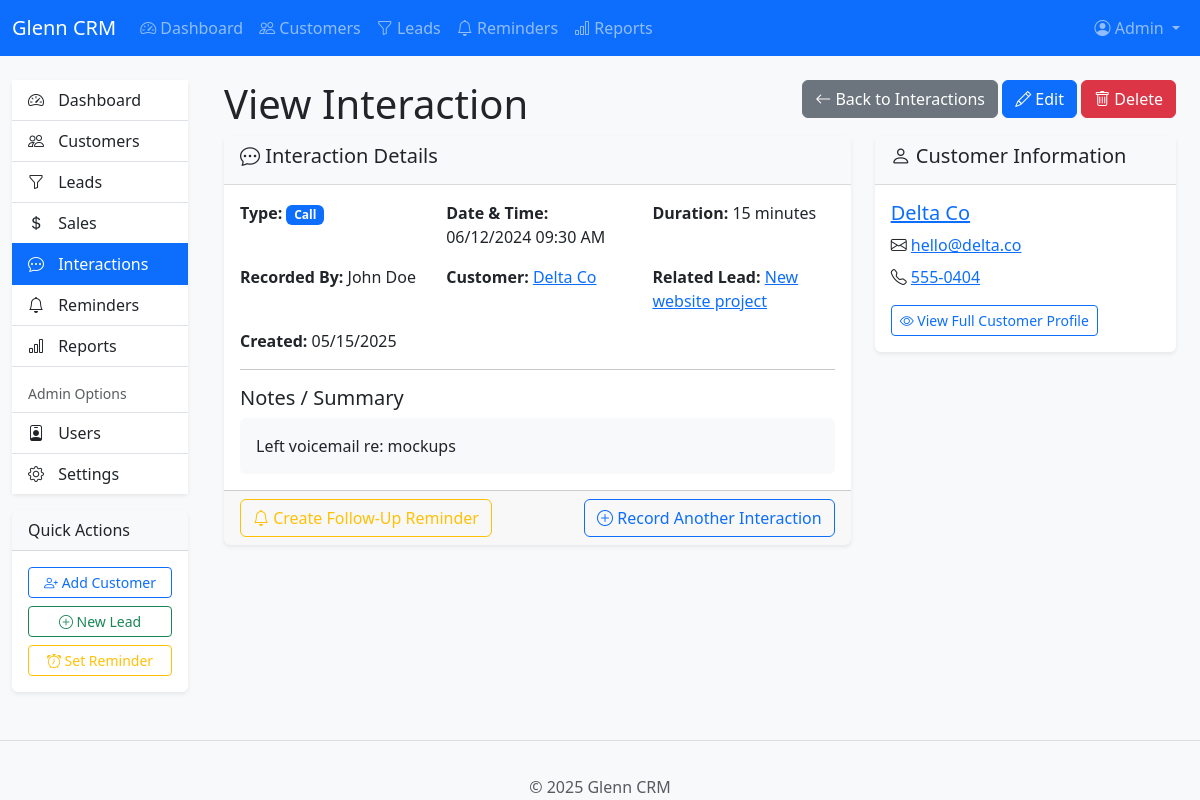
Screenshot of /glenncrm/index.php?page=interactions&action=view&id=6 (signed in) with the database file from the repository.
### tables this page shows
CREATE TABLE `settings` (
  `setting_id` int(11) NOT NULL,
  `setting_name` varchar(50) NOT NULL,
  `setting_value` text DEFAULT NULL,
  `setting_description` text DEFAULT NULL,
  `is_public` tinyint(1) DEFAULT 0,
  `updated_at` timestamp NOT NULL DEFAULT current_timestamp() ON UPDATE current_timestamp()
);

CREATE TABLE `interactions` (
  `interaction_id` int(11) NOT NULL,
  `lead_id` int(11) DEFAULT NULL,
  `customer_id` int(11) DEFAULT NULL,
  `user_id` int(11) NOT NULL,
  `interaction_type` enum('call','email','meeting','other') DEFAULT NULL,
  `interaction_date` datetime NOT NULL,
  `duration` int(11) DEFAULT NULL COMMENT 'Duration in minutes',
  `notes` text DEFAULT NULL,
  `created_at` timestamp NOT NULL DEFAULT current_timestamp()
);

CREATE TABLE `users` (
  `user_id` int(11) NOT NULL,
  `username` varchar(50) NOT NULL,
  `password_hash` varchar(255) NOT NULL,
  `email` varchar(100) NOT NULL,
  `first_name` varchar(50) NOT NULL,
  `last_name` varchar(50) NOT NULL,
  `role` enum('admin','user') DEFAULT 'user',
  `last_login` timestamp NULL DEFAULT NULL,
  `created_at` timestamp NOT NULL DEFAULT current_timestamp()
);

CREATE TABLE `customers` (
  `customer_id` int(11) NOT NULL,
  `name` varchar(100) NOT NULL,
  `email` varchar(100) DEFAULT NULL,
  `phone` varchar(20) DEFAULT NULL,
  `address` text DEFAULT NULL,
  `notes` text DEFAULT NULL,
  `status` enum('active','inactive','prospect') DEFAULT 'active',
  `assigned_to` int(11) DEFAULT NULL,
  `created_at` timestamp NOT NULL DEFAULT current_timestamp(),
  `updated_at` timestamp NULL DEFAULT NULL ON UPDATE current_timestamp()
);

CREATE TABLE `leads` (
  `lead_id` int(11) NOT NULL,
  `customer_id` int(11) DEFAULT NULL,
  `title` varchar(100) NOT NULL,
  `description` text DEFAULT NULL,
  `status` enum('new','contacted','qualified','proposal','negotiation','closed_won','closed_lost') DEFAULT 'new',
  `source` varchar(100) DEFAULT NULL,
  `value` decimal(10,2) DEFAULT 0.00,
  `expected_close_date` date DEFAULT NULL,
  `priority` enum('low','medium','high') DEFAULT 'medium',
  `assigned_to` int(11) DEFAULT NULL,
  `created_at` timestamp NOT NULL DEFAULT current_timestamp(),
  `updated_at` timestamp NULL DEFAULT NULL ON UPDATE current_timestamp()
);

### glenncrm/config/database.php (called while the page is built, shortened)
<?php
$conn = new mysqli(DB_HOST, DB_USER, DB_PASS, DB_NAME);
function get_setting($setting_name, $default = null) {
    global $conn;
    $stmt = $conn->prepare("SELECT setting_value FROM settings WHERE setting_name = ?");
    $stmt->bind_param("s", $setting_name);
    $stmt->execute();
    $result = $stmt->get_result();
    if ($result->num_rows > 0) {
        $row = $result->fetch_assoc();
        return $row['setting_value'];
    }
    return $default;
}
function sanitize_input($data) {
    $data = trim($data);
    $data = stripslashes($data);
    $data = htmlspecialchars($data);
    return $data;
}
?>

### glenncrm/includes/auth.php (called while the page is built, shortened)
<?php
function is_admin() {
    return isset($_SESSION['role']) && $_SESSION['role'] == 'admin';
}
?>

### glenncrm/includes/functions.php (called while the page is built, shortened)
<?php
function format_date($date, $format = DATE_FORMAT_SHORT) {
    try {
        $date_obj = new DateTime($date);
        return $date_obj->format($format);
    } catch (Exception $e) {
        return '';
    }
}
?>

### glenncrm/pages/interactions/view.php (the view, shortened to what this page needs)
<?php
$stmt = $conn->prepare("SELECT i.*, c.name as customer_name, c.customer_id, l.title as lead_title, l.lead_id,
                        u.first_name, u.last_name
                       FROM interactions i
                       LEFT JOIN customers c ON i.customer_id = c.customer_id
                       LEFT JOIN leads l ON i.lead_id = l.lead_id
                       LEFT JOIN users u ON i.user_id = u.user_id
                       WHERE i.interaction_id = ?");
$stmt->bind_param("i", $interaction_id);
$stmt->execute();
$result = $stmt->get_result();
$interaction = $result->fetch_assoc();
?>
<div class="content-header">
    <div class="container-fluid">
        <div class="row mb-2">
            <div class="col-sm-6">
                <h1 class="m-0">View Interaction</h1>
            </div>
            <div class="col-sm-6">
                <div class="float-end">
                    <a href="<?php echo BASE_URL; ?>/index.php?page=interactions" class="btn btn-secondary">
                        <i class="bi bi-arrow-left"></i> Back to Interactions
                    </a>
                    <a href="<?php echo BASE_URL; ?>/index.php?page=interactions&action=edit&id=<?php echo $interaction_id; ?>" class="btn btn-primary">
                        <i class="bi bi-pencil"></i> Edit
                    </a>
                    <?php if (is_admin()): ?>
                        <a href="<?php echo BASE_URL; ?>/index.php?page=interactions&action=delete&id=<?php echo $interaction_id; ?>" class="btn btn-danger confirm-delete">
                            <i class="bi bi-trash"></i> Delete
                        </a>
                    <?php endif; ?>
                </div>
            </div>
        </div>
    </div>
</div>
<section class="content">
    <div class="container-fluid">
        <div class="row">
            <div class="col-md-8">
                <div class="card">
                    <div class="card-header">
                        <h5 class="card-title">
                            <i class="bi bi-chat-dots"></i> Interaction Details
                        </h5>
                    </div>
                    <div class="card-body">
                        <div class="row mb-3">
                            <div class="col-md-4">
                                <strong>Type:</strong>
                                <span class="badge bg-<?php
                                    echo $interaction['interaction_type'] == 'call' ? 'primary' :
                                    ($interaction['interaction_type'] == 'email' ? 'info' :
                                    ($interaction['interaction_type'] == 'meeting' ? 'success' : 'secondary'));
                                ?>">
                                    <?php echo ucfirst($interaction['interaction_type']); ?>
                                </span>
                            </div>
                            <div class="col-md-4">
                                <strong>Date & Time:</strong>
                                <?php echo format_date($interaction['interaction_date'], 'm/d/Y h:i A'); ?>
                            </div>
                            <div class="col-md-4">
                                <strong>Duration:</strong>
                                <?php echo $interaction['duration'] ? $interaction['duration'] . ' minutes' : 'Not specified'; ?>
                            </div>
                        </div>
                        <div class="row mb-3">
                            <div class="col-md-4">
                                <strong>Recorded By:</strong>
                                <?php echo $interaction['first_name'] . ' ' . $interaction['last_name']; ?>
                            </div>
                            <div class="col-md-4">
                                <strong>Customer:</strong>
                                <?php if ($interaction['customer_id']): ?>
                                    <a href="<?php echo BASE_URL; ?>/index.php?page=customers&action=view&id=<?php echo $interaction['customer_id']; ?>">
                                        <?php echo $interaction['customer_name']; ?>
                                    </a>
                                <?php else: ?>
                                    <span class="text-muted">Not specified</span>
                                <?php endif; ?>
                            </div>
                            <div class="col-md-4">
                                <strong>Related Lead:</strong>
                                <?php if ($interaction['lead_id']): ?>
                                    <a href="<?php echo BASE_URL; ?>/index.php?page=leads&action=view&id=<?php echo $interaction['lead_id']; ?>">
                                        <?php echo $interaction['lead_title']; ?>
                                    </a>
                                <?php else: ?>
                                    <span class="text-muted">None</span>
                                <?php endif; ?>
                            </div>
                        </div>
                        <div class="mb-3">
                            <strong>Created:</strong>
                            <?php echo format_date($interaction['created_at']); ?>
                        </div>
                        <hr>
                        <h5>Notes / Summary</h5>
                        <div class="p-3 bg-light rounded">
                            <?php echo nl2br(htmlspecialchars($interaction['notes'])); ?>
                        </div>
                    </div>
                    <div class="card-footer">
                        <div class="d-flex justify-content-between">
                            <a href="<?php echo BASE_URL; ?>/index.php?page=reminders&action=add<?php echo $interaction['customer_id'] ? '&customer_id=' . $interaction['customer_id'] : ''; ?><?php echo $interaction['lead_id'] ? '&lead_id=' . $interaction['lead_id'] : ''; ?>" class="btn btn-outline-warning">
                                <i class="bi bi-bell"></i> Create Follow-Up Reminder
                            </a>
                            <?php if ($interaction['customer_id']): ?>
                                <a href="<?php echo BASE_URL; ?>/index.php?page=interactions&action=add&customer_id=<?php echo $interaction['customer_id']; ?><?php echo $interaction['lead_id'] ? '&lead_id=' . $interaction['lead_id'] : ''; ?>" class="btn btn-outline-primary">
                                    <i class="bi bi-plus-circle"></i> Record Another Interaction
                                </a>
                            <?php endif; ?>
                        </div>
                    </div>
                </div>
            </div>
            <div class="col-md-4">
                <?php if ($interaction['customer_id']): ?>
                    <div class="card mb-4">
                        <div class="card-header">
                            <h5 class="card-title">
                                <i class="bi bi-person"></i> Customer Information
                            </h5>
                        </div>
                        <div class="card-body">
                            <?php
                                $stmt = $conn->prepare("SELECT * FROM customers WHERE customer_id = ?");
                                $stmt->bind_param("i", $interaction['customer_id']);
                                $stmt->execute();
                                $customer = $stmt->get_result()->fetch_assoc();
                            ?>
                            <h5><a href="<?php echo BASE_URL; ?>/index.php?page=customers&action=view&id=<?php echo $customer['customer_id']; ?>"><?php echo $customer['name']; ?></a></h5>
                            <?php if ($customer['email']): ?>
                                <div class="mb-2">
                                    <i class="bi bi-envelope"></i>
                                    <a href="mailto:<?php echo $customer['email']; ?>"><?php echo $customer['email']; ?></a>
                                </div>
                            <?php endif; ?>
                            <?php if ($customer['phone']): ?>
                                <div class="mb-2">
                                    <i class="bi bi-telephone"></i>
                                    <a href="tel:<?php echo $customer['phone']; ?>"><?php echo $customer['phone']; ?></a>
                                </div>
                            <?php endif; ?>
                            <div class="mt-3">
                                <a href="<?php echo BASE_URL; ?>/index.php?page=customers&action=view&id=<?php echo $customer['customer_id']; ?>" class="btn btn-sm btn-outline-primary">
                                    <i class="bi bi-eye"></i> View Full Customer Profile
                                </a>
                            </div>
                        </div>
                    </div>
                <?php endif; ?>
            </div>
        </div>
    </div>
</section>

### glenncrm/includes/navigation.php (shortened to what this page needs)
<nav class="navbar navbar-expand-lg navbar-dark bg-primary">
    <div class="container-fluid">
        <a class="navbar-brand" href="<?php echo BASE_URL; ?>/index.php">
            <?php echo get_setting('company_name', 'Glenn CRM'); ?>
        </a>
        <div class="collapse navbar-collapse" id="navbarMain">
            <ul class="navbar-nav me-auto">
                <li class="nav-item">
                    <a class="nav-link <?php echo $page == 'dashboard' ? 'active' : ''; ?>" href="<?php echo BASE_URL; ?>/index.php">
                        <i class="bi bi-speedometer2"></i> Dashboard
                    </a>
                </li>
                <li class="nav-item">
                    <a class="nav-link <?php echo $page == 'customers' ? 'active' : ''; ?>" href="<?php echo BASE_URL; ?>/index.php?page=customers">
                        <i class="bi bi-people"></i> Customers
                    </a>
                </li>
                <li class="nav-item">
                    <a class="nav-link <?php echo $page == 'leads' ? 'active' : ''; ?>" href="<?php echo BASE_URL; ?>/index.php?page=leads">
                        <i class="bi bi-funnel"></i> Leads
                    </a>
                </li>
                <li class="nav-item">
                    <a class="nav-link <?php echo $page == 'reminders' ? 'active' : ''; ?>" href="<?php echo BASE_URL; ?>/index.php?page=reminders">
                        <i class="bi bi-bell"></i> Reminders
                    </a>
                </li>
                <li class="nav-item">
                    <a class="nav-link <?php echo $page == 'reports' ? 'active' : ''; ?>" href="<?php echo BASE_URL; ?>/index.php?page=reports">
                        <i class="bi bi-bar-chart"></i> Reports
                    </a>
                </li>
            </ul>
            <ul class="navbar-nav">
                <li class="nav-item dropdown">
                    <a class="nav-link dropdown-toggle" href="#" id="navbarDropdown" role="button" data-bs-toggle="dropdown">
                        <i class="bi bi-person-circle"></i>
                        <?php echo $_SESSION['first_name']; ?>
                    </a>
                </li>
            </ul>
        </div>
    </div>
</nav>

### glenncrm/includes/footer.php
<footer class="footer mt-auto py-3 bg-light">
    <div class="container text-center">
        <span class="text-muted">
            &copy; <?php echo date('Y'); ?> <?php echo get_setting('company_name', 'Glenn CRM'); ?>
        </span>
    </div>
</footer>
</body></html>

### glenncrm/assets/css/style.css (style rules this page uses)
body { padding-bottom: 70px; background-color: #f8f9fa; }
.card { box-shadow: 0 .125rem .25rem rgba(0,0,0,.075); border: none; }
.card-header { background-color: #f8f9fa; border-bottom: 1px solid rgba(0,0,0,.125); }
.footer { position: fixed; bottom: 0; width: 100%; height: 60px; line-height: 60px; background-color: #f5f5f5; border-top: 1px solid #ddd; }

### rows the page displays
settings: setting_value "Glenn CRM"
interactions: interaction_type "Call", interaction_date "06/12/2024 09:30 AM", duration "15", user.first_name "John", user.last_name "Doe", customer.name "Delta Co", lead.title "New website project", created_at "05/15/2025", notes "Left voicemail re: mockups"
customers: name "Delta Co", email "hello@delta.co", phone "555-0404"

### other values shown
$_SESSION['first_name'] "Admin"
